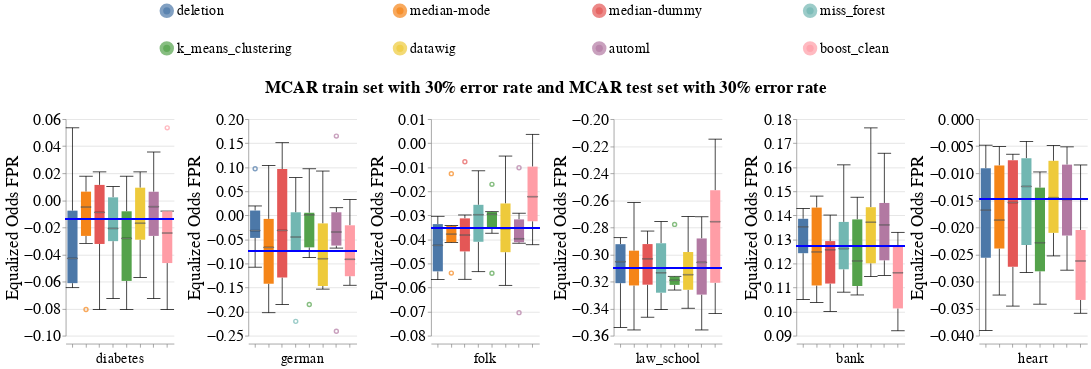

Source (notebook cell):
### Markdown cell above
### Disparity Metrics

### Code cell
create_box_plots_for_diff_imputers_and_datasets(train_injection_scenario='MCAR3',
                                                test_injection_scenario='MCAR3',
                                                dataset_to_group=DATASETS_SENSITIVE_ATTRS,
                                                metric_name='Equalized_Odds_FPR',
                                                db_client=db_client)

### Figure 1 — Vega-Lite specification as saved in the notebook (floating-point values rounded to 4 significant figures; data arrays with more than 128 entries replaced by an {"elided": "..."} marker saying what was removed)
{"config": {"view": {"continuousWidth": 400, "continuousHeight": 300, "stroke": null}, "axis": {"labelFontSize": 22, "labelFontWeight": "normal", "titleFontSize": 24, "titleFontWeight": "normal"}, "facet": {"spacing": 5}, "header": {"labelFontSize": 20, "labelOrient": "bottom", "labelPadding": 5, "titleFontSize": 24}, "legend": {"columns": 4, "direction": "horizontal", "labelFontSize": 20, "labelLimit": 400, "orient": "top", "symbolOffset": 130, "symbolStrokeWidth": 10, "titleAnchor": "middle", "titleFontSize": 22, "titleLimit": 300}, "title": {"fontSize": 24}}, "data": {"name": "data-c5232ce06c6630322334c57b85c9d260"}, "facet": {"column": {"field": "Dataset_Name", "sort": ["diabetes", "german", "folk", "law_school", "bank", "heart"], "title": "MCAR train set with 30% error rate and MCAR test set with 30% error rate", "type": "nominal"}}, "spec": {"layer": [{"mark": {"type": "boxplot", "median": {"stroke": "black", "strokeWidth": 0.7}, "ticks": true}, "encoding": {"color": {"field": "Null_Imputer_Name", "sort": ["deletion", "median-mode", "median-dummy", "miss_forest", "k_means_clustering", "datawig", "automl", "boost_clean"], "title": null, "type": "nominal"}, "x": {"axis": {"labels": false}, "field": "Null_Imputer_Name", "sort": ["deletion", "median-mode", "median-dummy", "miss_forest", "k_means_clustering", "datawig", "automl", "boost_clean"], "title": null, "type": "nominal"}, "y": {"field": "Metric_Value", "scale": {"zero": false}, "title": "Equalized Odds FPR", "type": "quantitative"}}}, {"mark": "rule", "encoding": {"color": {"value": "blue"}, "size": {"value": 2}, "y": {"field": "Baseline_Median", "type": "quantitative"}}}], "width": 150}, "resolve": {"scale": {"y": "independent"}}, "$schema": "https://vega.github.io/schema/vega-lite/v4.17.0.json", "datasets": {"data-c5232ce06c6630322334c57b85c9d260": {"elided": "288 records"}}}
